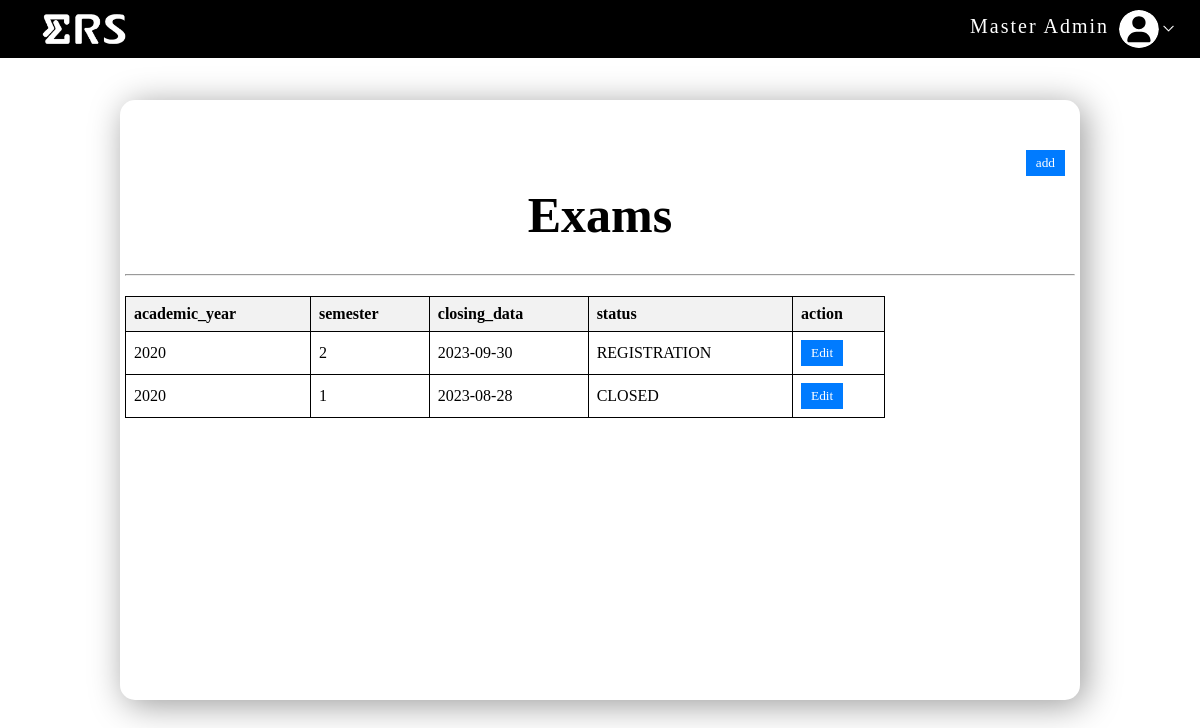
Before: /master/exams/index.php (signed in) with the older database file.
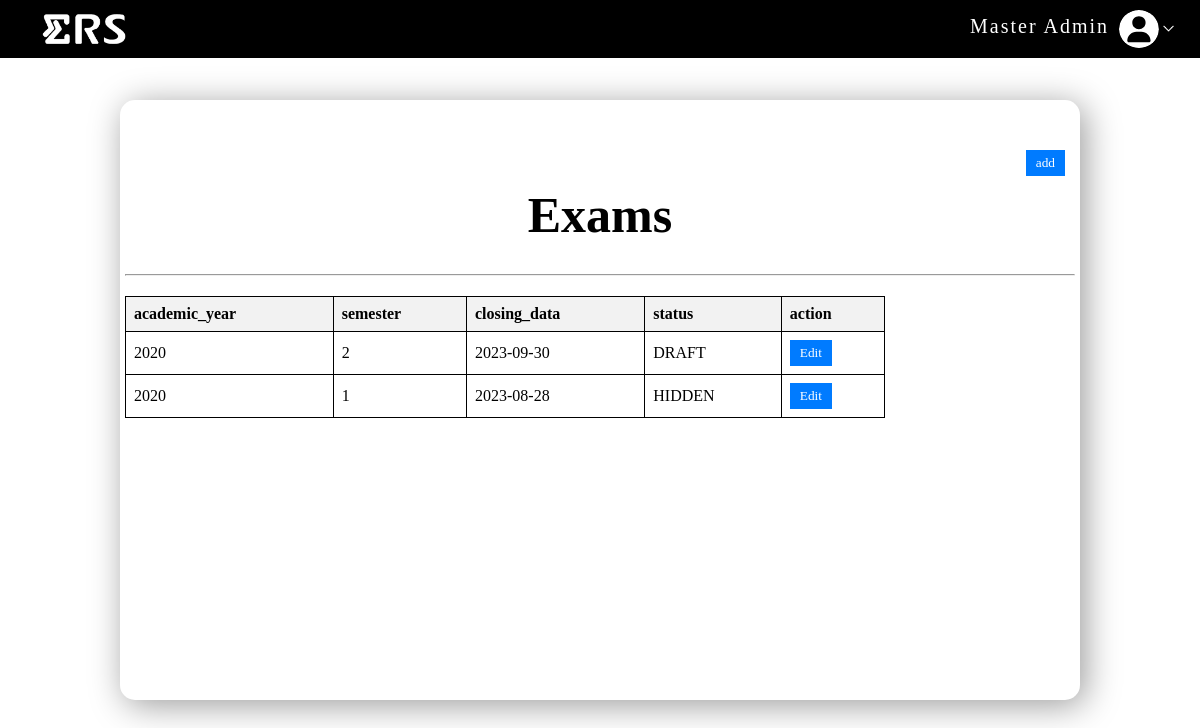
After: the same page with the newer database file.
### tables this page shows
CREATE TABLE `exam_reg` (
  `exam_id` int(11) NOT NULL,
  `academic_year` varchar(10) NOT NULL,
  `semester` enum('1','2') NOT NULL,
  `status` enum('draft','registration','closed','hidden') DEFAULT 'draft',
  `closing_date` date NOT NULL DEFAULT '2020-01-01',
  `date_created` date DEFAULT '2020-01-01'
);

### master/exams/exam_mgmt.php (the view, shortened to what this page needs)
<?php
$get_exams = "SELECT *
FROM exam_reg
ORDER BY academic_year DESC, semester DESC LIMIT 5;";
$res = mysqli_query($con, $get_exams);
?>
</head>
<div class="add-button-container">
    <a href="?page=add">
        <button>add</button>
    </a>
</div>
<h1>Exams</h1>
<hr>
<table border="1">
    <tr>
        <th>academic_year</th>
        <th>semester</th>
        <th>closing_data</th>
        <th>status</th>
        <th>action</th>
    </tr>
    <?php
    if (mysqli_num_rows($res) > 0) {
        while ($fetch = mysqli_fetch_assoc($res)) {
            ?>
            <tr>
                <td><?php echo strtoupper($fetch['academic_year']) ?></td>
                <td><?php echo strtoupper($fetch['semester']) ?></td>
                <td><?php echo strtoupper($fetch['closing_date']) ?></td>
                <td><?php echo strtoupper($fetch['status']) ?></td>
                <td>
                    <button onclick="edit(<?php echo $fetch['exam_id'] ?>)">Edit</button>
                </td>
            </tr>
            <?php
        }
    } else {
        echo "<tr >
                  <td colspan='5'>No record found</td>
              </tr>";
    }
    ?>
</table>

Changed rows visible on the page:
changed exam_reg: status "REGISTRATION" → "DRAFT"
changed exam_reg: status "CLOSED" → "HIDDEN"
